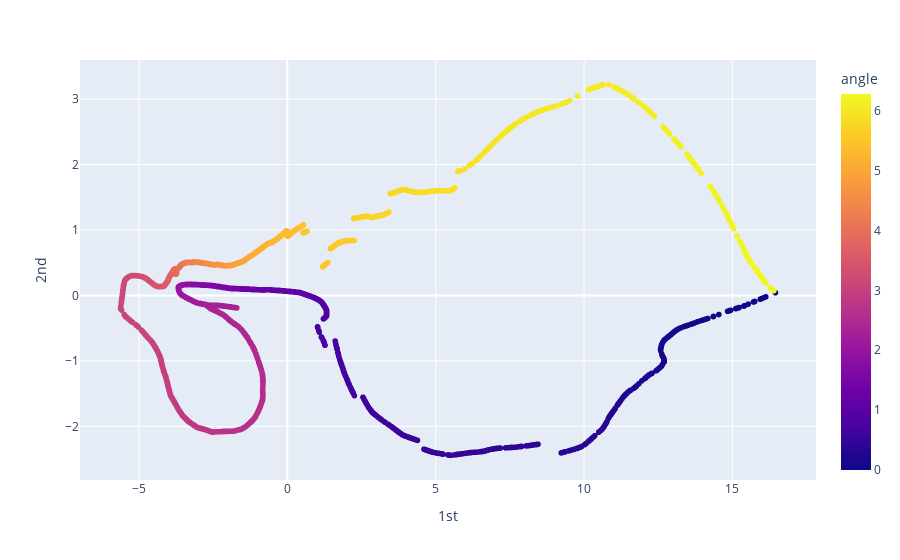

Notebook code cell kept with this figure:
### Code cell
Ns = model.encoder(dataset).numpy()
print(Ns.shape)
N_reshaped = Ns.reshape(-1,64)
print(angles.shape)
df_angles = pd.DataFrame(angles,columns=['angle'])
pca = PCA(2)
pca_N = pca.fit_transform(N_reshaped)
df = pd.DataFrame(pca_N, columns = ['1st','2nd'])
df = pd.concat([df,df_angles],axis=1)
fig = px.scatter(df, x='1st', y='2nd', color='angle')
fig.update_layout(height=500)
fig.show()

### Figure 1 — Plotly figure (JSON) as saved in the notebook; plotly's stock layout.template omitted (floating-point values rounded to 4 significant figures; data arrays with more than 128 entries replaced by an {"elided": "..."} marker saying what was removed)
{"data": [{"hovertemplate": "1st=%{x}<br>2nd=%{y}<br>angle=%{marker.color}<extra></extra>", "legendgroup": "", "marker": {"color": {"elided": "4096 float values"}, "coloraxis": "coloraxis", "symbol": "circle"}, "mode": "markers", "name": "", "showlegend": false, "type": "scattergl", "x": {"elided": "4096 float values"}, "xaxis": "x", "y": {"elided": "4096 float values"}, "yaxis": "y"}], "layout": {"autosize": true, "coloraxis": {"colorbar": {"title": {"text": "angle"}}, "colorscale": [[0, "#0d0887"], [0.1111, "#46039f"], [0.2222, "#7201a8"], [0.3333, "#9c179e"], [0.4444, "#bd3786"], [0.5556, "#d8576b"], [0.6667, "#ed7953"], [0.7778, "#fb9f3a"], [0.8889, "#fdca26"], [1, "#f0f921"]]}, "legend": {"tracegroupgap": 0}, "margin": {"t": 60}, "xaxis": {"anchor": "y", "autorange": true, "domain": [0, 1], "range": [-7.012, 17.84], "title": {"text": "1st"}, "type": "linear"}, "yaxis": {"anchor": "x", "autorange": true, "domain": [0, 1], "range": [-2.831, 3.609], "title": {"text": "2nd"}, "type": "linear"}}}
